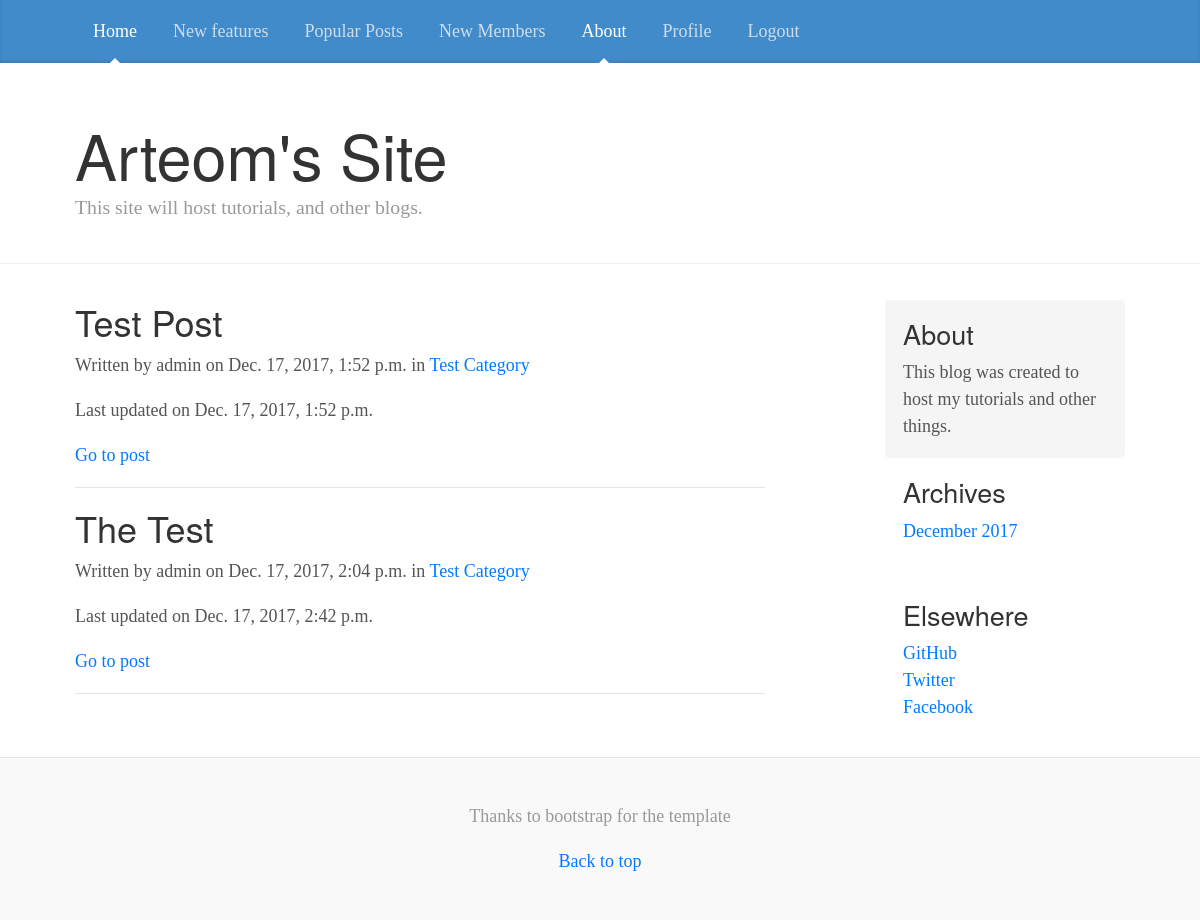
The app's page / (signed in) with its own data.
### blog/models.py (models this page shows, shortened)
class Post(models.Model):
    STATUS_CHOICES = (
        ('draft', 'Draft'),
        ('published', 'Published'),
    )
    title = models.CharField(max_length=255)
    category = models.ForeignKey(Category)
    slug = models.SlugField(max_length=255, unique=True)
    content = models.TextField()
    seo_title = models.CharField(max_length=255)
    seo_description = models.CharField(max_length=255)
    author = models.ForeignKey(User, related_name='blog_posts')
    published = models.DateTimeField(default=timezone.now)
    created = models.DateTimeField(auto_now_add=True)
    updated = models.DateTimeField(auto_now=True)
    status = models.CharField(max_length=10, choices=STATUS_CHOICES, default='draft')
    def get_absolute_url(self):
        return reverse('blog:post_detail', args=[self.slug])

class Category(models.Model):
    name = models.CharField(max_length=255)
    slug = models.SlugField(max_length=255, unique=True)
    class Meta:
        ordering = ('name',)
        verbose_name = 'category'
        verbose_name_plural = 'categories'
    def __str__(self):
        return self.name

### blog/views.py (the view)
# urls.py: url(r'^$', views.list_of_post, name='list_of_post'),
def list_of_post(request):
	post = Post.objects.filter(status='published')
	template = 'blog/home.html'
	context = {'post': post}
	return render(request, template, context)

### blog/templates/blog/home.html (shortened to what this page needs)
{% extends 'blog/header.html' %}
{% block content %}
	{% for posts in post %}
		<h2>{{ posts.title }}</h2>
		<p>Written by {{ posts.author }} on {{ posts.published }} in <a href="http://127.0.0.1:8000/category/{{posts.category.slug}}/">{{ posts.category }}</a></p>
		<p>Last updated on {{ posts.updated }}</p>
		<p><a href="{{ posts.get_absolute_url }}">Go to post</a></p>
		<hr>
	{% endfor %}
{% endblock %}

### blog/static/custom/blog.css (style rules this page uses)
@media (min-width: 48em) { html { font-size: 18px; } }
body { font-family: Georgia, "Times New Roman", Times, serif; color: #555; }
h1, .h1, h2, .h2, h3, .h3, h4, .h4, h5, .h5, h6, .h6 { font-family: "Helvetica Neue", Helvetica, Arial, sans-serif; font-weight: 400; color: #333; }

### records on screen
Post: title "Test Post", author "admin", published "Dec. 17, 2017, 1:52 p.m.", category "Test Category", updated "Dec. 17, 2017, 1:52 p.m."
Post: title "The Test", author "admin", published "Dec. 17, 2017, 2:04 p.m.", category "Test Category", updated "Dec. 17, 2017, 2:42 p.m."
